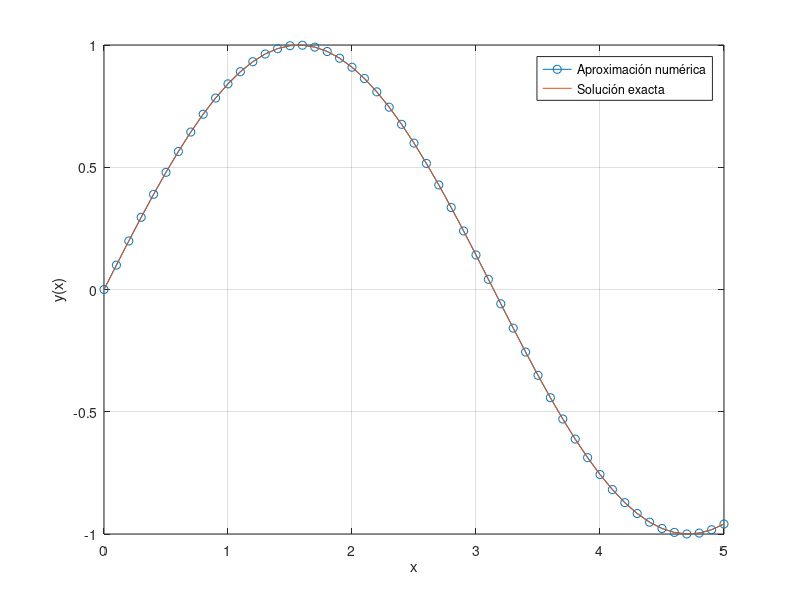

Reproduce this figure in MATLAB.
clear;
clc;

a = 0;
b = 5;

alpha = 0;
beta = sin(5);

N = 50;

h = (b-a)/N;

% Puntos de la malla
x = linspace(a,b,N+1); % genera N+1 puntos igualmente separados entre a y b.

% Puntos interiores
xi = x(2:N);

% Funciones
f = @(x) sin(x).*(exp(x)-1);
g = @(x) exp(x);

% Matriz A
A = zeros(N-1,N-1);

for i = 1:N-1
    A(i,i) = g(xi(i))*h^2 - 2;

    if i > 1
        A(i,i-1) = 1;
    endif

    if i < N-1
        A(i,i+1) = 1;
    endif
endfor

% Vector b
rhs = f(xi)*h^2;

% Condiciones de borde
rhs(1) = rhs(1) - alpha;
rhs(N-1) = rhs(N-1) - beta;

% Resolver sistema
y_interior = A\rhs';

% Agregar los extremos
y = [alpha; y_interior; beta];

% Solución exacta
y_exacta = sin(x');

% Graficar
plot(x,y,'o-');
hold on;
plot(x,y_exacta,'-');

xlabel('x');
ylabel('y(x)');
legend('Aproximación numérica','Solución exacta');
grid on;
